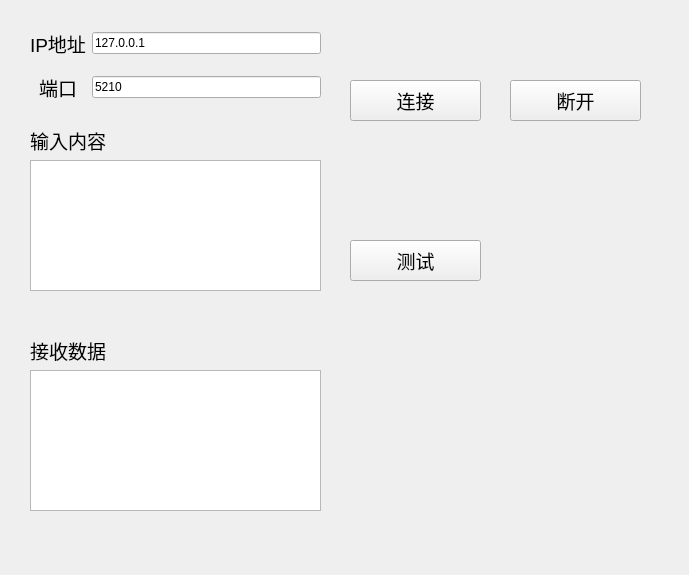
<?xml version="1.0" encoding="UTF-8"?>
<ui version="4.0">
 <class>MainWindow</class>
 <widget class="QMainWindow" name="MainWindow">
  <property name="geometry">
   <rect>
    <x>0</x>
    <y>0</y>
    <width>689</width>
    <height>575</height>
   </rect>
  </property>
  <property name="windowTitle">
   <string>MainWindow</string>
  </property>
  <widget class="QWidget" name="centralwidget">
   <widget class="QPushButton" name="connect">
    <property name="geometry">
     <rect>
      <x>350</x>
      <y>80</y>
      <width>131</width>
      <height>41</height>
     </rect>
    </property>
    <property name="font">
     <font>
      <family>Arial</family>
      <pointsize>14</pointsize>
     </font>
    </property>
    <property name="text">
     <string>连接</string>
    </property>
   </widget>
   <widget class="QTextBrowser" name="text1">
    <property name="geometry">
     <rect>
      <x>30</x>
      <y>160</y>
      <width>291</width>
      <height>131</height>
     </rect>
    </property>
    <property name="readOnly">
     <bool>false</bool>
    </property>
    <property name="html">
     <string>&lt;!DOCTYPE HTML PUBLIC &quot;-//W3C//DTD HTML 4.0//EN&quot; &quot;http://www.w3.org/TR/REC-html40/strict.dtd&quot;&gt;
&lt;html&gt;&lt;head&gt;&lt;meta name=&quot;qrichtext&quot; content=&quot;1&quot; /&gt;&lt;style type=&quot;text/css&quot;&gt;
p, li { white-space: pre-wrap; }
&lt;/style&gt;&lt;/head&gt;&lt;body style=&quot; font-family:'SimSun'; font-size:9pt; font-weight:400; font-style:normal;&quot;&gt;
&lt;p style=&quot;-qt-paragraph-type:empty; margin-top:0px; margin-bottom:0px; margin-left:0px; margin-right:0px; -qt-block-indent:0; text-indent:0px; font-family:'SimSun';&quot;&gt;&lt;br /&gt;&lt;/p&gt;&lt;/body&gt;&lt;/html&gt;</string>
    </property>
   </widget>
   <widget class="QPushButton" name="test">
    <property name="geometry">
     <rect>
      <x>350</x>
      <y>240</y>
      <width>131</width>
      <height>41</height>
     </rect>
    </property>
    <property name="font">
     <font>
      <family>Arial</family>
      <pointsize>14</pointsize>
     </font>
    </property>
    <property name="text">
     <string>测试</string>
    </property>
   </widget>
   <widget class="QLabel" name="label_3">
    <property name="geometry">
     <rect>
      <x>30</x>
      <y>130</y>
      <width>101</width>
      <height>21</height>
     </rect>
    </property>
    <property name="font">
     <font>
      <family>Arial</family>
      <pointsize>14</pointsize>
     </font>
    </property>
    <property name="text">
     <string>输入内容</string>
    </property>
   </widget>
   <widget class="QTextBrowser" name="text2">
    <property name="geometry">
     <rect>
      <x>30</x>
      <y>370</y>
      <width>291</width>
      <height>141</height>
     </rect>
    </property>
    <property name="readOnly">
     <bool>false</bool>
    </property>
   </widget>
   <widget class="QLabel" name="label_4">
    <property name="geometry">
     <rect>
      <x>30</x>
      <y>340</y>
      <width>101</width>
      <height>21</height>
     </rect>
    </property>
    <property name="font">
     <font>
      <family>Arial</family>
      <pointsize>14</pointsize>
     </font>
    </property>
    <property name="text">
     <string>接收数据</string>
    </property>
   </widget>
   <widget class="QWidget" name="layoutWidget">
    <property name="geometry">
     <rect>
      <x>30</x>
      <y>20</y>
      <width>291</width>
      <height>91</height>
     </rect>
    </property>
    <layout class="QGridLayout" name="gridLayout">
     <item row="1" column="0">
      <widget class="QLabel" name="label_2">
       <property name="font">
        <font>
         <family>Arial</family>
         <pointsize>14</pointsize>
        </font>
       </property>
       <property name="text">
        <string>端口</string>
       </property>
       <property name="alignment">
        <set>Qt::AlignCenter</set>
       </property>
      </widget>
     </item>
     <item row="0" column="0">
      <widget class="QLabel" name="label">
       <property name="font">
        <font>
         <family>Arial</family>
         <pointsize>14</pointsize>
        </font>
       </property>
       <property name="text">
        <string>IP地址</string>
       </property>
       <property name="alignment">
        <set>Qt::AlignCenter</set>
       </property>
      </widget>
     </item>
     <item row="1" column="1">
      <widget class="QLineEdit" name="port">
       <property name="text">
        <string>5210</string>
       </property>
      </widget>
     </item>
     <item row="0" column="1">
      <widget class="QLineEdit" name="lineEdit">
       <property name="text">
        <string>127.0.0.1</string>
       </property>
       <property name="placeholderText">
        <string>127.0.0.1</string>
       </property>
      </widget>
     </item>
    </layout>
   </widget>
   <widget class="QPushButton" name="disconnect">
    <property name="geometry">
     <rect>
      <x>510</x>
      <y>80</y>
      <width>131</width>
      <height>41</height>
     </rect>
    </property>
    <property name="font">
     <font>
      <family>Arial</family>
      <pointsize>14</pointsize>
     </font>
    </property>
    <property name="text">
     <string>断开</string>
    </property>
   </widget>
  </widget>
  <widget class="QMenuBar" name="menubar">
   <property name="geometry">
    <rect>
     <x>0</x>
     <y>0</y>
     <width>689</width>
     <height>26</height>
    </rect>
   </property>
  </widget>
 </widget>
 <resources/>
 <connections/>
</ui>
